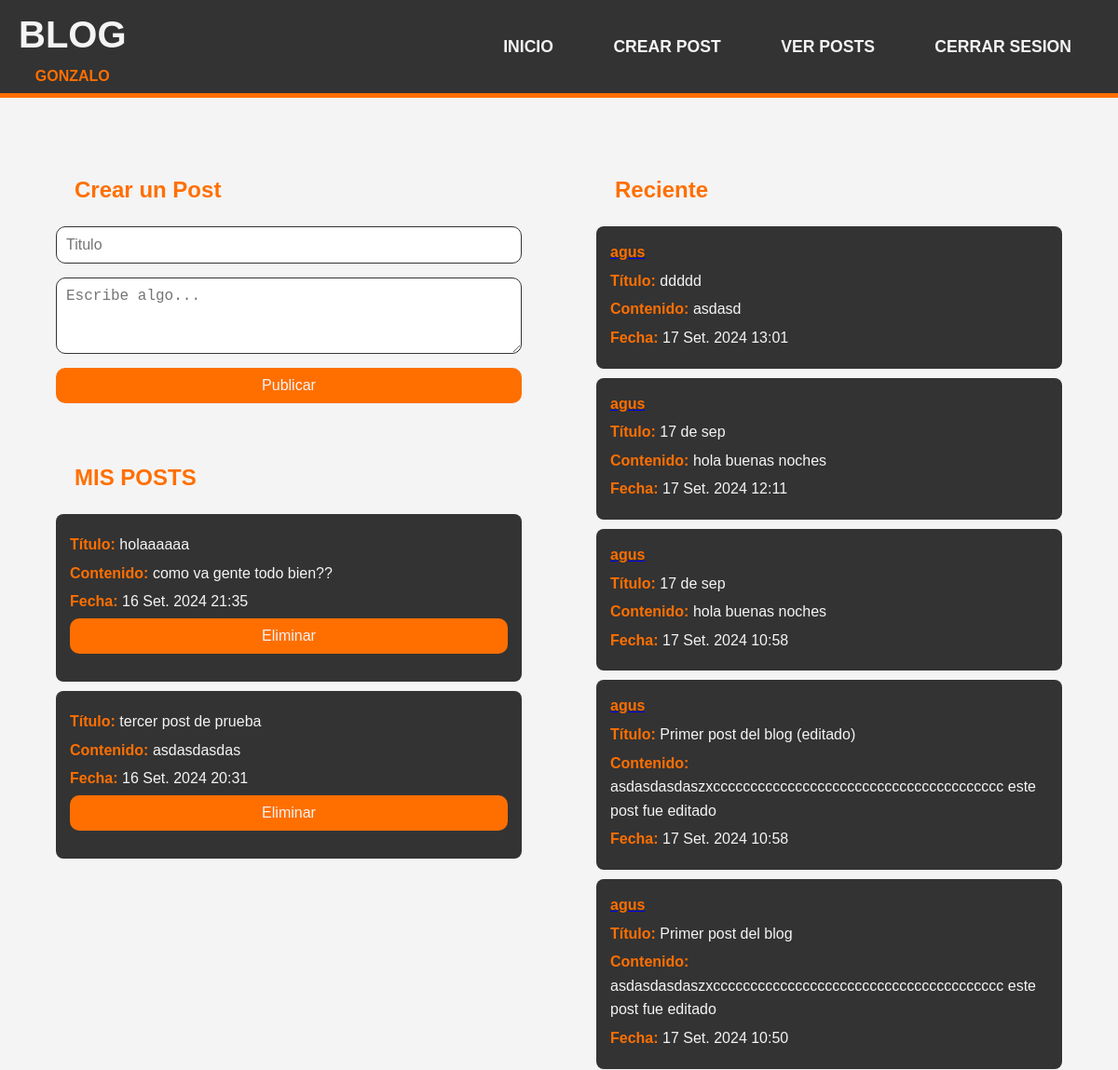
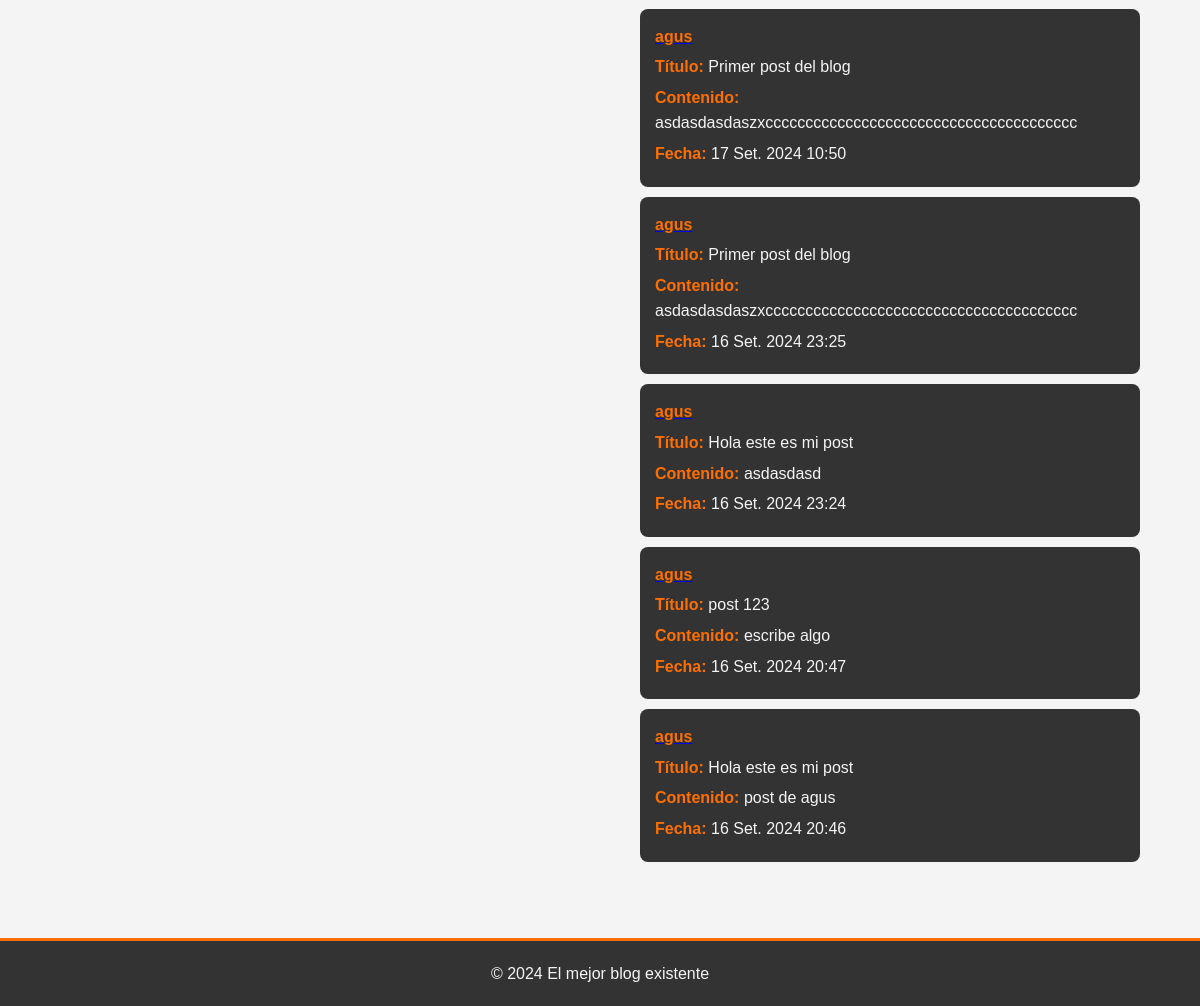
Before: /posts/create (signed in) with the older database file (2 pictures, top to bottom).
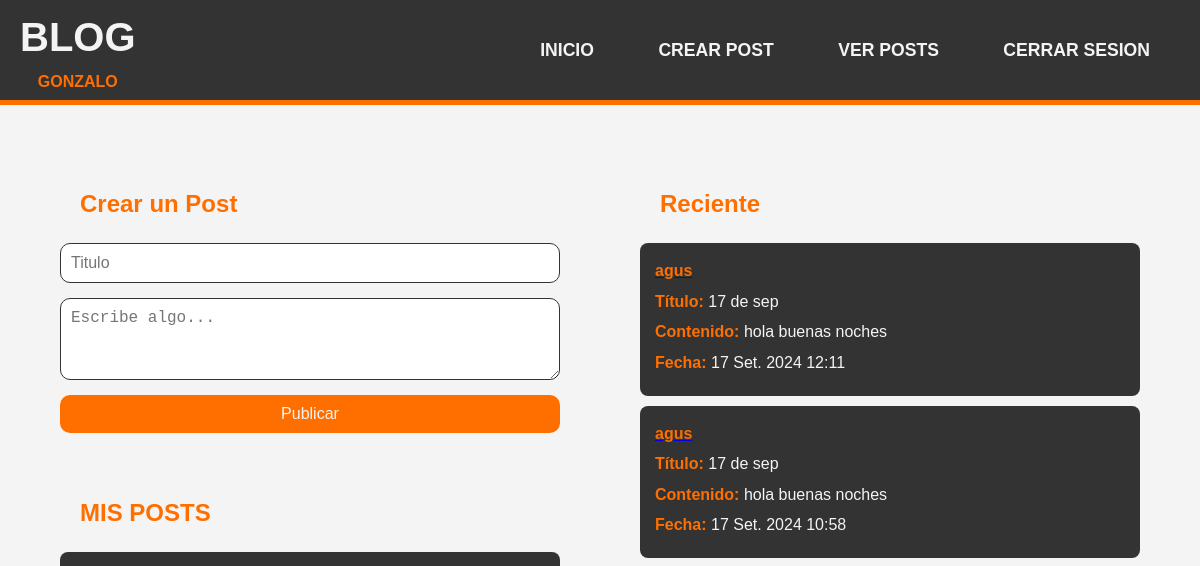
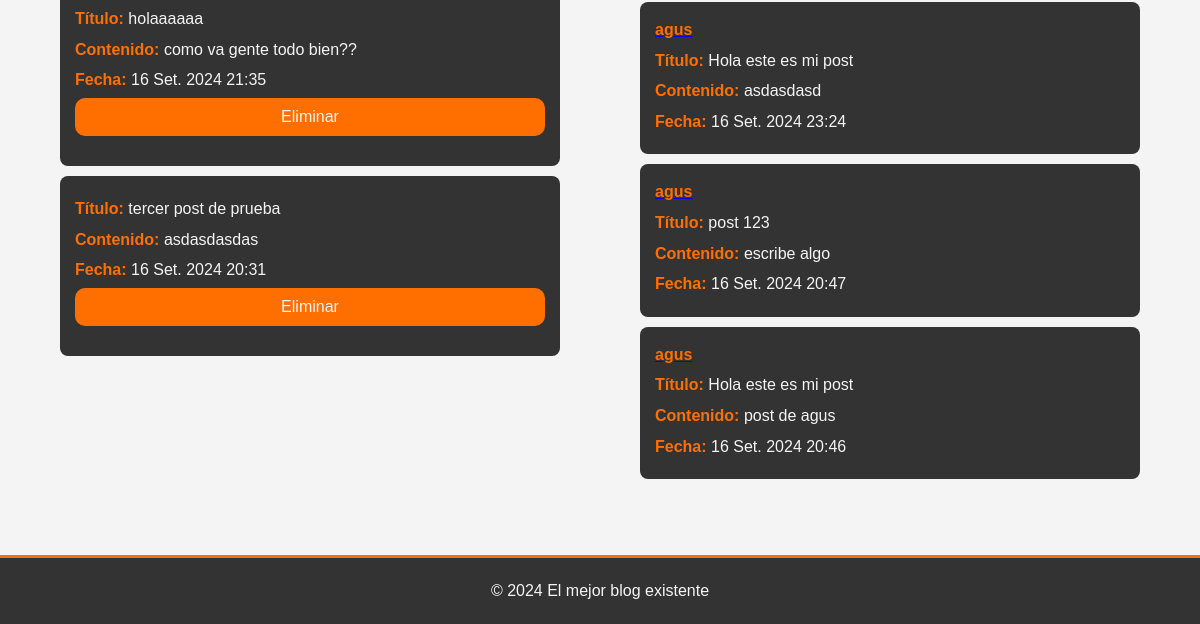
After: the same page with the newer database file (2 pictures, top to bottom).
### post/models.py (models this page shows, shortened)
class Posteo(models.Model):
    titulo = models.CharField(max_length=120)
    contenido= models.TextField()
    Fecha_de_publicacion = models.DateTimeField(auto_now_add=True)
    author= models.ForeignKey(User, on_delete=models.CASCADE, related_name='post_manage')

### post/views.py (the view)
# urls.py: path('posts/create', views.Crear, name='crear'),
@login_required
def Crear(request):
    if request.method == 'POST':
        form= PostForm(request.POST)
        if form.is_valid():
            post=form.save(commit=False)
            post.author = request.user
            post.save()
            return redirect('lista_posteos')
    else:
        form = PostForm()
        posts = Posteo.objects.all().order_by('-Fecha_de_publicacion')
    return render(request,'post_manage.html', {'form':form, 'posts':posts})

### post/forms.py
class PostForm(forms.ModelForm):
    class Meta:
        model = Posteo
        fields = ['titulo', 'contenido']  # Incluye los campos que deseas en el formulario

### post/templates/post_manage.html (shortened to what this page needs)
{% extends 'base.html' %}
{% block content %}
<div class="main-div">
    <div class="">
        <h2>Crear un Post</h2>
        <div class="">
            <div class="">
                <form action="{% url 'crear' %}" method="post">
                    <input type="text" id="titulo" name="titulo" placeholder="Titulo">
                    <textarea name="contenido" id="contenido" placeholder="Escribe algo..." required></textarea>
                    <button type="submit">Publicar</button>
                </form>
            </div>
        </div>
        <br>
            <h2 class="">MIS POSTS</h2>
            <ul class=""">
                {% for post in posts %}
                    {% if post.author == user %}
                        <li class="">
                            <p><strong>Título:</strong> {{ post.titulo }}<br> </p>
                            <p><strong>Contenido:</strong> {{ post.contenido }}<br> </p>
                            <p><strong>Fecha:</strong> {{ post.Fecha_de_publicacion }}<br> </p>
                            <form method="POST" action="{% url 'delete' post.pk %}">
                            <button type="submit">Eliminar</button>
                            </form>
                        </li>
                    {% endif %}
                {% empty %}
                        <p>No hay posts para mostrar</p>
                {% endfor %}
            </ul>
    </div>
    <div class="">
        <h2 class="">Reciente</h2>
        <ul class="">
            {% for post in posts %}
                {% if post.author != user %}
                    <li class="">
                        <a href="{% url 'detalle_posteo' post.pk %}" class="">
                        <strong class="">{{post.author}}</strong><br></a>
                        <p><strong>Título:</strong> {{ post.titulo }}<br> </p>
                        <p><strong>Contenido:</strong> {{ post.contenido }}<br> </p>
                        <p><strong>Fecha:</strong> {{ post.Fecha_de_publicacion }}<br> </p>
                    </li>
                {% endif %}
            {% empty %}
                    <p>No hay posts para mostrar</p>
            {% endfor %}
        </ul>
    </div>
</div>
{% endblock %}

Changed rows visible on the page:
removed Posteo: author "agus", titulo "ddddd", contenido "asdasd", Fecha_de_publicacion "17 Set. 2024 13:01", shown under "Reciente"
removed Posteo: author "agus", titulo "Primer post del blog (editado)", contenido "asdasdasdaszxccccccccccccccccccccccccccccccccccccccc este post fue editado", Fecha_de_publicacion "17 Set. 2024 10:58", shown under "Reciente"
removed Posteo: author "agus", titulo "Primer post del blog", contenido "asdasdasdaszxccccccccccccccccccccccccccccccccccccccc este post fue editado", Fecha_de_publicacion "17 Set. 2024 10:50", shown under "Reciente"
removed Posteo: author "agus", titulo "Primer post del blog", contenido "asdasdasdaszxccccccccccccccccccccccccccccccccccccccc", Fecha_de_publicacion "17 Set. 2024 10:50", shown under "Reciente"
removed Posteo: author "agus", titulo "Primer post del blog", contenido "asdasdasdaszxccccccccccccccccccccccccccccccccccccccc", Fecha_de_publicacion "16 Set. 2024 23:25", shown under "Reciente"
